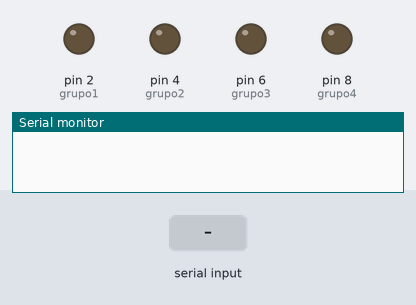
Recording of a sketch running on a simulated Arduino Uno, built with avr-gcc and run on an emulated ATmega328P. Parts: output pins drawn as LEDs (lit = HIGH), the last lines printed to the serial monitor. The inputs (shaded band) are chosen by the test bench.

Above: at 1.2 s.
1.3 s: "1" received over Serial
At 2.0 s:
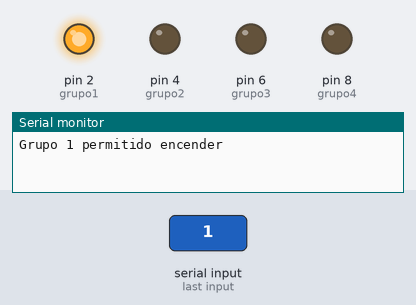
2.8 s: "2" received over Serial
At 3.2 s:
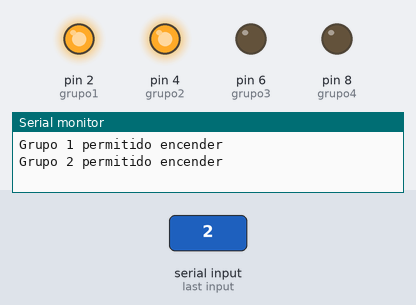
4.3 s: "3" received over Serial
At 5.5 s:
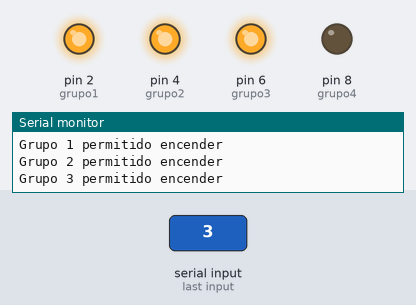
5.8 s: "4" received over Serial
At 6.7 s:
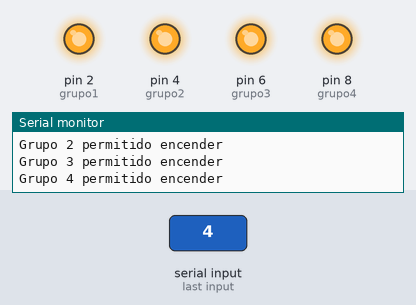
Timing chart, 0 to 8.3 s (numbered marks = the images above; inputs shaded):
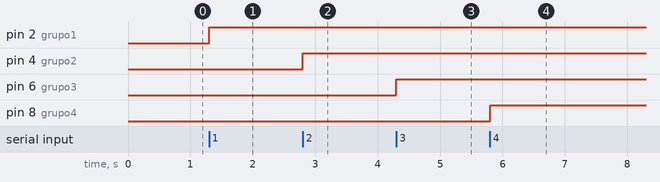

The sketch:

ledboton.ino
```cpp
int grupo1 = 2;
int grupo2 = 4;
int grupo3 = 6;
int grupo4 = 8;

void setup() {
  pinMode(grupo1, OUTPUT);
  pinMode(grupo2, OUTPUT);
  pinMode(grupo3, OUTPUT);
  pinMode(grupo4, OUTPUT);
  Serial.begin(9600);
}

void loop() {

  if (Serial.available() > 0) {
    char monitorSerial = Serial.read();

    if (monitorSerial == '1') {
      digitalWrite(grupo1, HIGH);
      Serial.println("Grupo 1 permitido encender");
    } else if (monitorSerial == '2') {
      digitalWrite(grupo2, HIGH);
      Serial.println("Grupo 2 permitido encender");
    } else if (monitorSerial == '3') {
      digitalWrite(grupo3, HIGH);
      Serial.println("Grupo 3 permitido encender");
    } else if (monitorSerial == '4') {
      digitalWrite(grupo4, HIGH);
      Serial.println("Grupo 4 permitido encender");
    } else if (monitorSerial == '5') {
      digitalWrite(grupo1, LOW);
      digitalWrite(grupo2, LOW);
      digitalWrite(grupo3, LOW);
      digitalWrite(grupo4, LOW);
      Serial.println("TODOS los grupos apagados");
    }
  }
}
```

Measured:
- after the input at 1.3 s, pin 2 (grupo1): LOW → HIGH at once
- after the input at 2.8 s, pin 4 (grupo2): LOW → HIGH at once
- after the input at 4.3 s, pin 6 (grupo3): LOW → HIGH at once
- after the input at 5.8 s, pin 8 (grupo4): LOW → HIGH at once
